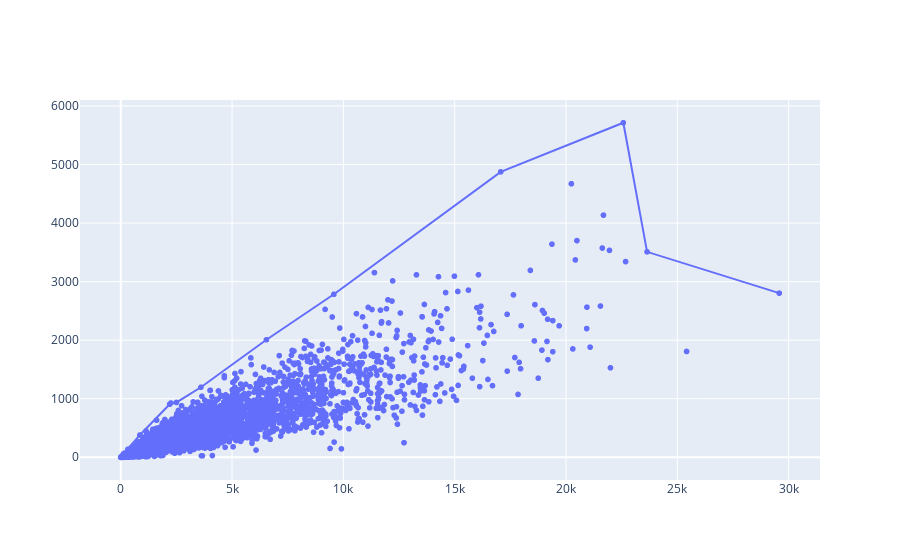

Write notebook code for a chart like this one.
### Code cell
fig1 = px.scatter(careers, x='bfp', y='so', hover_name='name', hover_data=['so', 'k_rt'])
fig2 = px.line(all_time_leaders, x='bfp', y='so', hover_name='name')
go.Figure(data=fig1.data + fig2.data).show()

### Figure 1 — Plotly figure (JSON) as saved in the notebook; plotly's stock layout.template omitted (floating-point values rounded to 4 significant figures; data arrays with more than 128 entries replaced by an {"elided": "..."} marker saying what was removed)
{"data": [{"customdata": {"elided": "9964x1 float values"}, "hovertemplate": "<b>%{hovertext}</b><br><br>bfp=%{x}<br>so=%{y}<br>k_rt=%{customdata[0]}<extra></extra>", "hovertext": {"elided": "9964 str values"}, "legendgroup": "", "marker": {"color": "#636efa", "symbol": "circle"}, "mode": "markers", "name": "", "showlegend": false, "type": "scattergl", "x": {"elided": "9964 int values"}, "xaxis": "x", "y": {"elided": "9964 int values"}, "yaxis": "y"}, {"hovertemplate": "<b>%{hovertext}</b><br><br>bfp=%{x}<br>so=%{y}<extra></extra>", "hovertext": ["Scott Sheldon", "Kevin Seitzer", "Danny Valencia", "Chuck Nieson", "James Karinchak", "Josh Hader", "Aroldis Chapman", "Craig Kimbrel", "Kenley Jansen", "Billy Wagner", "Chris Sale", "Max Scherzer", "Randy Johnson", "Nolan Ryan", "Walter Johnson", "Cy Young"], "legendgroup": "", "line": {"color": "#636efa", "dash": "solid"}, "mode": "lines", "name": "", "orientation": "v", "showlegend": false, "type": "scatter", "x": [1, 1, 1, 8, 131, 861, 2196, 2252, 2502, 3600, 6544, 9573, 17067, 22575, 23642, 29579], "xaxis": "x", "y": [1, 1, 1, 5, 61, 380, 905, 926, 936, 1196, 2007, 2784, 4875, 5714, 3509, 2803], "yaxis": "y"}], "layout": {}}
